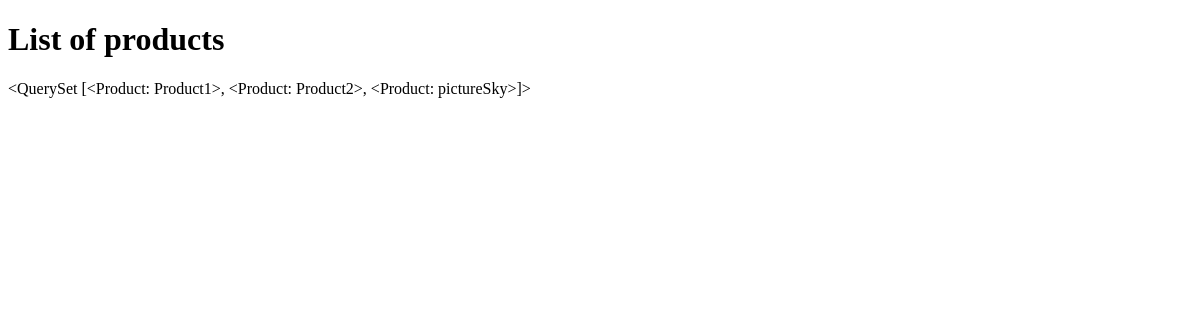
The app's page /list/, older data.
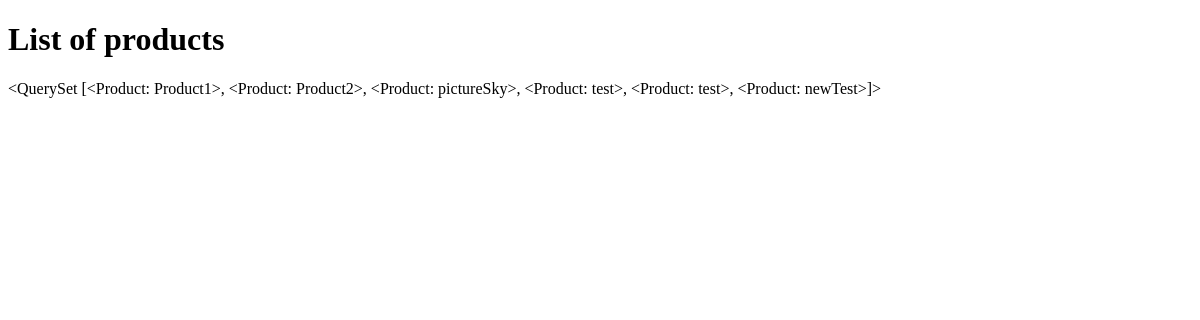
The same page, newer data.
### products/models.py (models this page shows)
class Product(models.Model):
  user = models.ForeignKey(settings.AUTH_USER_MODEL)
  title = models.CharField(max_length=30) # title string creation
  slug = models.SlugField(blank=True, unique=True)
  description = models.TextField()
  price = models.DecimalField(max_digits=100, decimal_places=2, default=9.99, null=True, blank=True)
  sale_price = models.DecimalField(max_digits=100, decimal_places=2, default= 6.99, null=True, blank=True)
  def __str__(self):
    return self.title # returns the title name of the product when you print the object

### products/views.py (the view)
# urls.py: url(r'^list/$', products.views.list_view, name='list_view'),
def list_view(request):
  queryset = Product.objects.all()
  print request
  template = 'list_view.html'
  context = {
    'queryset': queryset
  }
  return render(request, template, context)

### templates/list_view.html
{% extends "base.html" %}
{% block content %}
<h1> List of products</h1>
{{queryset}}
{% endblock content %}

Row changes from the older to the newer data that the page shows:
changed Product: title.title "<QuerySet [<Product: Product1>, <Product: Product2>, <Product: pictureSky>]>" → "<QuerySet [<Product: Product1>, <Product: Product2>, <Product: pictureSky>, <Product: test>, <Product: test>, <Product: newTest>]>"
